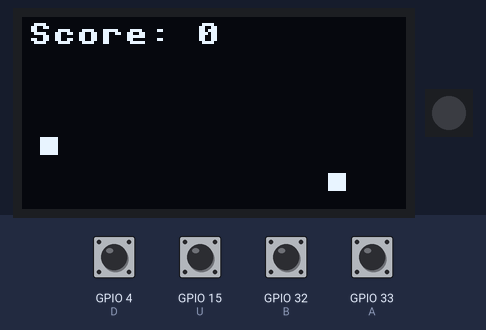
A program run on a simulated ESP32 board running MicroPython. Shown: 128×64 one-colour display, 1 RGB LEDs in strip order, left to right. Inputs (shaded band) come from the test bench; at power-on: GPIO 4 (D), GPIO 15 (U), GPIO 32 (B), GPIO 33 (A) HIGH. Random numbers come from a fixed seed; library files of the repository ran but are not shown: ssd1306.py.

Above: at 1.2 s.
1.3 s: GPIO 4 (D) pulled LOW for 1 s
At 1.54 s:
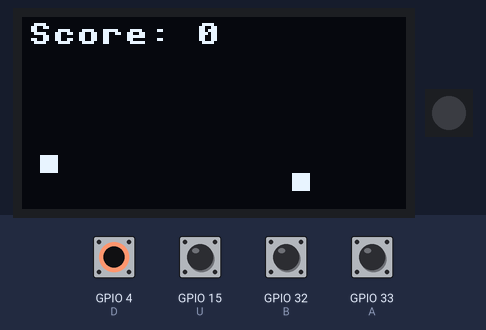
2.9 s: GPIO 15 (U) pulled LOW for 0.15 s
At 5.1 s:
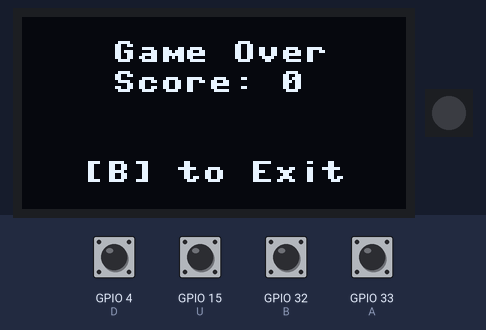
Timing chart, 0 to 6.6 s (numbered marks = the images above; inputs shaded):
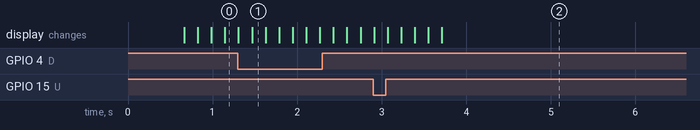

The program:

space.py
```python
from badge import oled, btn
from time import sleep_ms
from random import randint, choice

# Define constants
CELL_SIZE = 6  # Increased cell size for bigger enemies
GRID_WIDTH = 128 // CELL_SIZE
GRID_HEIGHT = (64 - 16) // CELL_SIZE  # Deducting 16 pixels for the score display and the additional line
PLAYER_X = 1  # X-coordinate for the player's spaceship

# Define colors
COLOR_BLACK = 0
COLOR_WHITE = 1

class SpaceInvaders:
    def __init__(self):
        self.player_y = GRID_HEIGHT // 2  # Starting position of the player's spaceship
        self.obstacles = []  # Initial obstacles
        self.bullets = []  # Bullets fired by obstacles
        self.enemy_bullets = []  # Bullets fired by enemies
        self.score = 0
        self.game_over = False

    def move_player(self, direction):
        if direction == "UP" and self.player_y > 0:
            self.player_y -= 1
        elif direction == "DOWN" and self.player_y < GRID_HEIGHT - 1:
            self.player_y += 1

    def move_obstacles(self):
        for obstacle in self.obstacles:
            obstacle[0] -= 1
            if obstacle[0] <= 0:
                self.obstacles.remove(obstacle)

        # Generate new obstacles randomly
        if randint(0, 10) > 8:
            self.obstacles.append([GRID_WIDTH - 1, randint(0, GRID_HEIGHT - 1)])

    def move_bullets(self):
        for bullet in self.bullets:
            bullet[0] += 1
            if bullet[0] >= GRID_WIDTH:
                self.bullets.remove(bullet)
            elif bullet in self.obstacles:  # If bullet hits an obstacle
                self.obstacles.remove(bullet)
                self.score += 1

        for bullet in self.enemy_bullets:
            bullet[0] -= 1
            if bullet[0] <= PLAYER_X + 1:
                if bullet[1] == self.player_y:
                    self.game_over = True

    def draw(self):
        oled.fill(0)

        # Draw player's spaceship
        oled.fill_rect(PLAYER_X * CELL_SIZE, self.player_y * CELL_SIZE + 16, CELL_SIZE, CELL_SIZE, COLOR_WHITE)

        # Draw obstacles (enemies)
        for obstacle in self.obstacles:
            oled.fill_rect(obstacle[0] * CELL_SIZE, obstacle[1] * CELL_SIZE + 16, CELL_SIZE, CELL_SIZE, COLOR_WHITE)

        # Draw bullets
        for bullet in self.bullets:
            oled.fill_rect(bullet[0] * CELL_SIZE, bullet[1] * CELL_SIZE + 16, CELL_SIZE, CELL_SIZE, COLOR_WHITE)

        for bullet in self.enemy_bullets:
            oled.fill_rect(bullet[0] * CELL_SIZE, bullet[1] * CELL_SIZE + 16, CELL_SIZE, CELL_SIZE, COLOR_WHITE)

        # Draw score
        oled.text("Score: {}".format(self.score), 2, 2, COLOR_WHITE)

        # Draw line
        oled.hline(0, 64, 128, COLOR_WHITE)

        oled.show()

def app_start():
    while True:
        game = SpaceInvaders()

        while not game.game_over:
            if btn.B.value() == 0:
                return  # Exit game if 'B' is pressed
            elif btn.U.value() == 0:
                game.move_player("UP")
            elif btn.D.value() == 0:
                game.move_player("DOWN")
            elif btn.A.value() == 0:
                game.bullets.append([PLAYER_X + 1, game.player_y])  # Fire bullet when 'A' is pressed

            game.move_obstacles()  # Generate new obstacles
            game.move_bullets()
            game.draw()
            sleep_ms(150)  # Adjust game speed here

            # Check collision with obstacles
            for obstacle in game.obstacles:
                if obstacle[0] <= PLAYER_X + 1:
                    if obstacle[1] == game.player_y:
                        game.game_over = True

            # Enemy bullet firing mechanism
            if randint(0, 10) > 8:
                for obstacle in game.obstacles:
                    if obstacle[0] == GRID_WIDTH - 1:
                        game.enemy_bullets.append([obstacle[0], obstacle[1]])

        # Display "Game Over" and "Score" until 'B' or 'A' button is pressed
        while True:
            oled.fill(0)
            oled.text("Game Over", 30, 8, COLOR_WHITE)  # Adjusted position
            oled.text("Score: {}".format(game.score), 30, 18, COLOR_WHITE)  # Adjusted position
            oled.text("[B] to Exit", 20, 48, COLOR_WHITE)
            oled.show()

            if btn.B.value() == 0:
                return  # Exit game if 'B' is pressed

app_start()

# from badge import oled, btn
# from time import sleep_ms
# from random import randint, choice

# # Define constants
# CELL_SIZE = 6  # Increased cell size for bigger enemies
# GRID_WIDTH = 128 // CELL_SIZE
# GRID_HEIGHT = (64 - 16) // CELL_SIZE  # Deducting 16 pixels for the score display and the additional line
# PLAYER_X = 1  # X-coordinate for the player's spaceship

# # Define colors
# COLOR_BLACK = 0
# COLOR_WHITE = 1

# class SpaceInvaders:
#     def __init__(self):
#         self.player_y = GRID_HEIGHT // 2  # Starting position of the player's spaceship
#         self.obstacles = []  # Initial obstacles
#         self.bullets = []  # Bullets fired by obstacles
#         self.score = 0
#         self.game_over = False

#     def move_player(self, direction):
#         if direction == "UP" and self.player_y > 0:
#             self.player_y -= 1
#         elif direction == "DOWN" and self.player_y < GRID_HEIGHT - 1:
#             self.player_y += 1

#     def move_obstacles(self):
#         for obstacle in self.obstacles:
#             obstacle[0] -= 1
#             if obstacle[0] <= 0:
#                 self.obstacles.remove(obstacle)

#         # Generate new obstacles randomly
#         if randint(0, 10) > 8:
#             self.obstacles.append([GRID_WIDTH - 1, randint(0, GRID_HEIGHT - 1)])

#     def move_bullets(self):
#         for bullet in self.bullets:
#             bullet[0] += 1
#             if bullet[0] >= GRID_WIDTH:
#                 self.bullets.remove(bullet)
#             elif bullet in self.obstacles:  # If bullet hits an obstacle
#                 self.obstacles.remove(bullet)
#                 self.score += 1

#     def draw(self):
#         oled.fill(0)

#         # Draw player's spaceship
#         oled.fill_rect(PLAYER_X * CELL_SIZE, self.player_y * CELL_SIZE + 16, CELL_SIZE, CELL_SIZE, COLOR_WHITE)

#         # Draw obstacles (enemies)
#         for obstacle in self.obstacles:
#             oled.fill_rect(obstacle[0] * CELL_SIZE, obstacle[1] * CELL_SIZE + 16, CELL_SIZE, CELL_SIZE, COLOR_WHITE)

#         # Draw bullets
#         for bullet in self.bullets:
#             oled.fill_rect(bullet[0] * CELL_SIZE, bullet[1] * CELL_SIZE + 16, CELL_SIZE, CELL_SIZE, COLOR_WHITE)

#         # Draw score
#         oled.text("Score: {}".format(self.score), 2, 2, COLOR_WHITE)

#         # Draw line
#         oled.hline(0, 64, 128, COLOR_WHITE)

#         oled.show()

# def app_start():
#     while True:
#         game = SpaceInvaders()

#         while not game.game_over:
#             if btn.B.value() == 0:
#                 return  # Exit game if 'B' is pressed
#             elif btn.U.value() == 0:
#                 game.move_player("UP")
#             elif btn.D.value() == 0:
#                 game.move_player("DOWN")
#             elif btn.A.value() == 0:
#                 game.bullets.append([PLAYER_X + 1, game.player_y])  # Fire bullet when 'A' is pressed

#             game.move_obstacles()  # Generate new obstacles
#             game.move_bullets()
#             game.draw()
#             sleep_ms(150)  # Adjust game speed here

#             # Check collision with obstacles
#             for obstacle in game.obstacles:
#                 if obstacle[0] <= PLAYER_X + 1:
#                     if obstacle[1] == game.player_y:
#                         game.game_over = True

#         # Display "Game Over" and "Score" until 'B' or 'A' button is pressed
#         while True:
#             oled.fill(0)
#             oled.text("Game Over", 30, 8, COLOR_WHITE)  # Adjusted position
#             oled.text("Score: {}".format(game.score), 30, 18, COLOR_WHITE)  # Adjusted position
#             oled.text("[B] to Exit", 20, 48, COLOR_WHITE)
#             oled.show()

#             if btn.B.value() == 0:
#                 return  # Exit game if 'B' is pressed

# app_start()
```

badge.py
```python
import network
import ssd1306
from neopixel import NeoPixel
from machine import Pin,I2C,ADC

class btn:
	U=Pin(15,Pin.IN,Pin.PULL_UP)
	D=Pin(4,Pin.IN,Pin.PULL_UP)
	L=Pin(0,Pin.IN,Pin.PULL_UP)
	R=Pin(2,Pin.IN,Pin.PULL_UP)
	A=Pin(33,Pin.IN,Pin.PULL_UP)
	B=Pin(32,Pin.IN,Pin.PULL_UP)

i2c = I2C(scl=Pin(22),sda=Pin(21),freq=10000000)
oled = ssd1306.SSD1306_I2C(128,64,i2c,0x3c)

np = NeoPixel(Pin(13), 1)

def readConfig():
	import ujson
	config = ujson.load(open('/config.json'))
	return config

def writeConfig(config): # Use responsibly
	cfile = open('/config.json','w')
	import ujson
	ujson.dump(config, cfile)
	cfile.close()

wlanSTA = network.WLAN(network.STA_IF)
wlan = wlanSTA
def connectWifi(creds=-1):
	if creds == -1: creds = readConfig()['wifi']
	wlan.active(True)
	wlan.connect(creds[0],creds[1])
	return wlan

wlanAP = network.WLAN(network.AP_IF)
class battery:
	def __init__(self,vadc=35):
		self.VBAT = ADC(Pin(vadc))
		self.VBAT.width(ADC.WIDTH_12BIT)
		self.VBAT.atten(ADC.ATTN_11DB)
		self.CALIB = 3.6 * 2
		self.VMIN = round(3.4 / self.CALIB * 4096)
		self.VMAX = round(4.3 / self.CALIB * 4096)
	def voltage(self): return self.VBAT.read() / 4096 * self.CALIB
	def percentage(self): return (self.VBAT.read() - self.VMIN) / (self.VMAX - self.VMIN)

BAT = battery()
```
